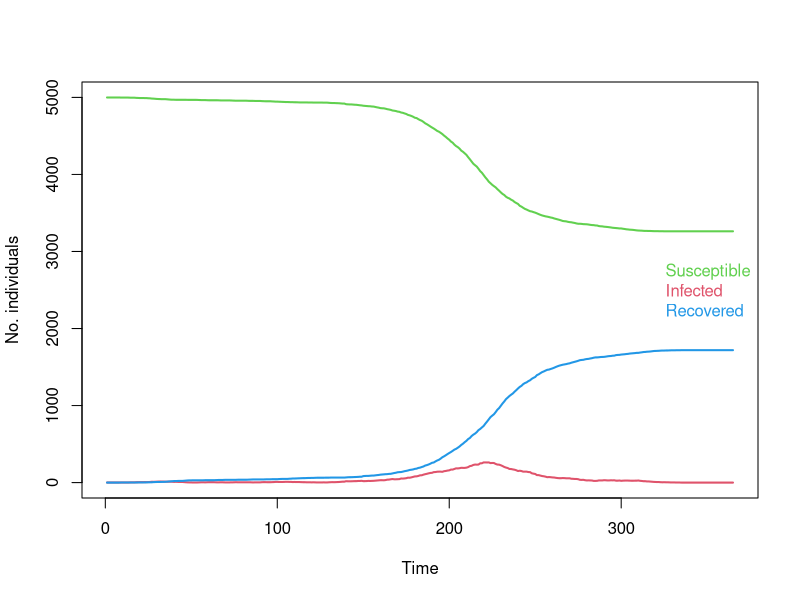

Generate this figure with R:
set.seed(250)

n_swine <- 5000

farm <- data.frame(id =1:n_swine,
                   age=round(runif(n_swine,21,180)),
                   infected=0,
                   dayfrominf=0)

farm$infected[1] <- 1
farm$dayfrominf[1] <- 1


ProbInfection <- 0.25
Probdetect <- 0.001
VaccineEFF <- 0.5

end_time <- 365

age_collect <- numeric(end_time)

inf_collect <- data.frame(susceptible=rep(0,end_time), infected=rep(0, end_time), recovered=rep(0, end_time), culled=rep(0, end_time))

for (t in seq_len(end_time))
{
  #slaughtered <- farm$age>=180
  #farm$infected[slaughtered] <- 0
  #farm$dayfrominf[slaughtered] <- 0
  #farm$age[slaughtered] <- 21
  
  Prob<-1-exp((-ProbInfection)*(length(farm$infected[farm$infected==1])/n_swine))
  
  PotInf       <- which(farm$infected==0)
  NewInf       <- PotInf[rbinom(length(PotInf),1,prob=Prob*VaccineEFF)==1]
  
  PotDet       <- which(farm$infected==1)
  NewDet       <- PotDet[rbinom(length(PotDet),1,prob=Probdetect)==1]
  
  farm$dayfrominf[farm$infected==1] <- farm$dayfrominf[farm$infected==1] + 1
  NewRec       <- which(farm$dayfrominf>=10)
  
  farm$age <- farm$age + 1
  
  age_collect[t] <- mean(farm$age)
  
  if(length(NewInf)>0) farm$infected[NewInf] <- 1
  if(length(NewDet)>0) farm$infected[NewDet] <- 3
  if(length(NewRec)>0) farm$infected[NewRec] <- 2
  
  sus <- length(farm$infected[farm$infected==0])
  inf <- length(farm$infected[farm$infected==1])
  rec <- length(farm$infected[farm$infected==2])
  cul <- length(farm$infected[farm$infected==3])
  inf_collect[t,1] <- sus
  inf_collect[t,2] <- inf
  inf_collect[t,3] <- rec
  inf_collect[t,4] <- cul
  
  n_swine <- sus+inf+rec
  
}

plot(inf_collect$susceptible, type="l", lwd=2, col=3, xlab="Time", ylab="No. individuals", ylim=c(0,5000))
lines(inf_collect$infected, type="l", lwd=2, col=2)
lines(inf_collect$recovered, type="l", lwd=2, col=4)
legend("right", text.col=c(3,2,4), legend=c("Susceptible", "Infected", "Recovered"), 
       bty="n")
